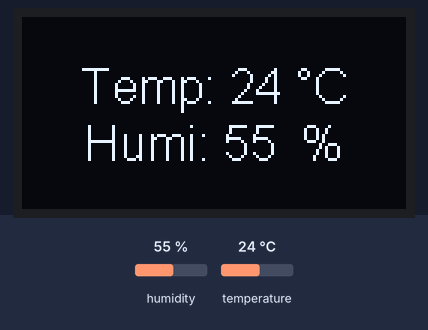
A sketch run on a simulated ESP8266 (NodeMCU). On the bench: 128×64 one-colour display. Inputs (shaded band) come from the test bench; at power-on: humidity 55 %, temperature 24 °C.

Above: at 0.1 s.

The sketch:

main.ino
```cpp
#include <DHT.h>
#include "SSD1306.h"

#define interval 30000 //ms

/*
  --Pinout--
  Addr => 0x3C (oled specific)
  D1   => SCK  (serial Clock)
  D2   => SDA  (serial Data)
*/
SSD1306   dp(0x3C, D1, D2);
DHT       dht(D3, DHT11);

const int cW  = dp.getWidth()  / 2;
const int cH  = dp.getHeight() / 2;

void setup() {
	dht.begin();

	dp.init();
	dp.flipScreenVertically();
	dp.setFont(ArialMT_Plain_16);
	dp.setTextAlignment(TEXT_ALIGN_CENTER_BOTH);
}

void loop() {
	int t = dht.readTemperature(),
		h = dht.readHumidity();

	if(isnan(h) || isnan(t)){
		updateDisplay("Failed to read\nfrom sensor!");
	}else{
		updateDisplay("Temp: " + String(t) + " °C\n" +
					  "Humi: " + String(h) + "  %");
	}
	delay(interval);
}

void updateDisplay(const String msg){
    dp.clear();
    dp.drawString(cW, cH, msg);
    dp.display();
}
```
